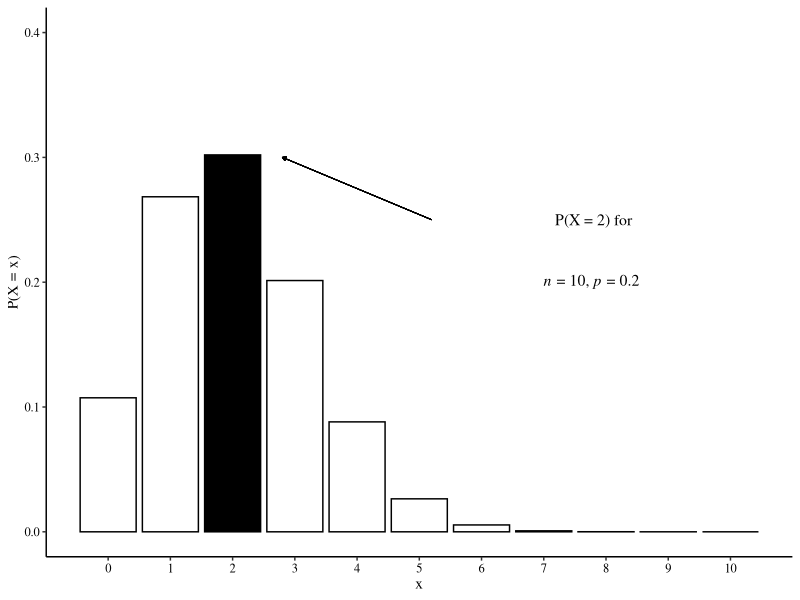

Source code (R): (Note: this script raises an error after producing the figure.)
## ---- chunk 1
knitr::opts_chunk$set(
  echo = FALSE, cache = FALSE, comment = "", warning = FALSE, message = FALSE,
  fig.height = 1.8, fig.width = 2.5, fig.align = "center"
)
## ---- chunk 2
suppressWarnings(library(ggplot2)); theme_set(theme_classic())

x <- 0:10
y <- dbinom(x, 10, 0.2)
fillcol <- c(rep("no", 2), "yes", rep("no", 8))

df <- data.frame(x = x, y = y, fillcol = fillcol)

ggplot(df, aes(x = x, y = y, fill = fillcol)) + 
  geom_bar(stat = "identity", color = "black") +
  scale_x_continuous(breaks = seq(0, 10, 1)) +
  scale_y_continuous("P(X = x)", limits = c(NA, 0.4), breaks = seq(0, 0.4, 0.1)) +
  scale_fill_manual(values = c("yes" = "black", "no" = "white"), guide = FALSE) +
  geom_segment(
    x = 5.2, y = 0.25, 
    xend = 2.8, yend = 0.3, 
    arrow = arrow(length = unit(0.1, "cm"), type = "closed"),
    size = 0.3
  ) +
  annotate(geom = "text",
    x = 7.8, y = 0.25,
    label = "P(X = 2) for",
    size = 4, family = "serif"
  ) +
  annotate(geom = "text",
    x = 7.8, y = 0.2,
    label = "paste(italic(n), \" = 10, \", italic(p), \" = 0.2 \")",
    parse = TRUE, size = 4, family = "serif"
  ) +
  theme(
    axis.text = element_text(size = 9, color = "black"),
    text = element_text(family = "serif"),
    title = element_text(family = "serif"),
    axis.title.x = element_text(margin = margin(t = 2)),
    axis.title.y = element_text(margin = margin(r = 2))
  )
## ---- chunk 3
suppressWarnings(library(xtable))
suppressWarnings(library(magrittr))

make_binom_table <- function(trials) {

  x <- 0:trials
  p <- c(0.01, 0.05, seq(0.1, 0.9, by = 0.1), 0.95, 0.99)
  
  x_p_pairs <- expand.grid(x = x, p = p)
  
  probs <- Map(dbinom, 
    x = x_p_pairs$x,
    size = trials,
    prob = x_p_pairs$p
  )
  table_probs <- probs %>% 
    unlist() %>%
    round(input$round_digits) %>%
    matrix(nrow = length(x), byrow = FALSE)
  
  table_probs_new <- cbind.data.frame(x, table_probs)
  
  col_names <- formatC(signif(p, 2), format = "f", digits = 2)
  col_names_centered <- paste0("\\multicolumn{1}{c}{", col_names, "}")
  
  colnames(table_probs_new) <- c("xp", col_names_centered)
  
  
  if (input$drop_lead_zeros) {
    table_probs_new[, -1] <- apply(table_probs_new[, -1], 2, 
      function(.) gsub("^0.", ".", sprintf(paste0("%.", input$round_digits, "f"), .))
    )
  
    colnames(table_probs_new) <- gsub("\\{0.", "\\{.", colnames(table_probs_new))
  }
  
  
  format_col_names <- function(x) {
    x <- gsub("xp", "$\\x \\\\, \\\\backslash \\\\, \\p$", x)
    x
  }
  
  
  if (input$round_digits < 5) {
    print(
      xtable::xtable(table_probs_new, 
        digits = c(0, 0, rep(input$round_digits, length(p))),
        align = c("c|", "c|", rep("r", length(p))),
        type = "latex"
      ),
      include.rownames = FALSE,
      sanitize.colnames.function = format_col_names,
      comment = FALSE,
      booktabs = TRUE,
      table.placement = "!ht"
    )
  } else {
    print(
      xtable::xtable(table_probs_new, 
        digits = c(0, 0, rep(input$round_digits, length(p))),
        align = c("c|", "c|", rep("r", length(p))),
        type = "latex"
      ),
      include.rownames = FALSE,
      size = "\\fontsize{8}{10}\\selectfont",
      sanitize.colnames.function = format_col_names,
      comment = FALSE,
      booktabs = TRUE,
      table.placement = "!ht"
    )
  }
}

make_binom_table(2)
## ---- chunk 4
make_binom_table(3)
## ---- chunk 5
make_binom_table(4)
## ---- chunk 6
make_binom_table(5)
## ---- chunk 7
make_binom_table(6)
## ---- chunk 8
make_binom_table(7)
## ---- chunk 9
make_binom_table(8)
## ---- chunk 10
make_binom_table(9)
## ---- chunk 11
make_binom_table(10)
## ---- chunk 12
make_binom_table(15)
## ---- chunk 13
make_binom_table(20)
## ---- chunk 14
make_binom_table(25)
